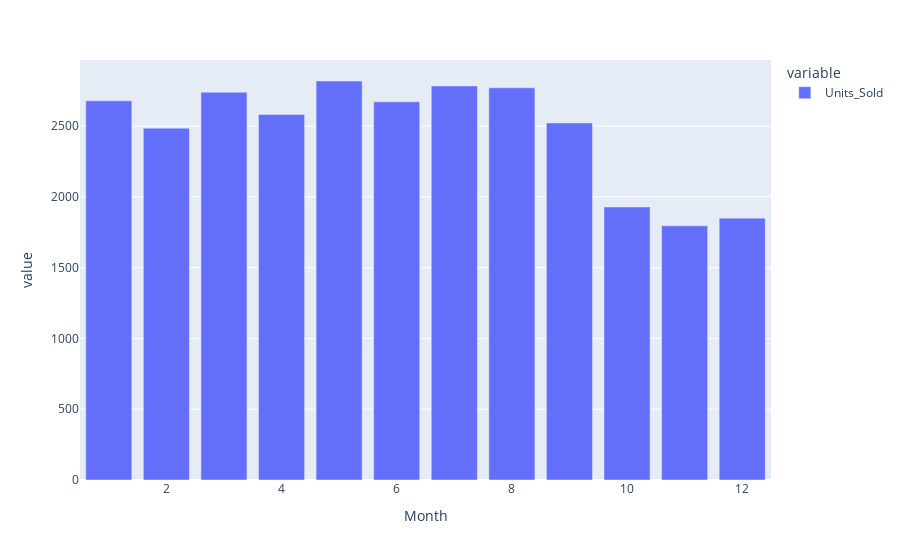

Source (notebook cell):
### Markdown cell above
# Units Sold por Mês

### Code cell
df_units_month = df.groupby('Month')[['Units_Sold']].sum().sort_values('Units_Sold')
px.bar(data_frame=df_units_month)

### Figure 1 — Plotly figure (JSON) as saved in the notebook; plotly's stock layout.template omitted (floating-point values rounded to 4 significant figures)
{"data": [{"alignmentgroup": "True", "hovertemplate": "variable=Units_Sold<br>Month=%{x}<br>value=%{y}<extra></extra>", "legendgroup": "Units_Sold", "marker": {"color": "#636efa", "pattern": {"shape": ""}}, "name": "Units_Sold", "offsetgroup": "Units_Sold", "orientation": "v", "showlegend": true, "textposition": "auto", "type": "bar", "x": [11, 12, 10, 2, 9, 4, 6, 1, 3, 8, 7, 5], "xaxis": "x", "y": [1796, 1850, 1929, 2486, 2523, 2582, 2672, 2679, 2740, 2771, 2784, 2819], "yaxis": "y"}], "layout": {"barmode": "relative", "legend": {"title": {"text": "variable"}, "tracegroupgap": 0}, "margin": {"t": 60}, "xaxis": {"anchor": "y", "domain": [0, 1], "title": {"text": "Month"}}, "yaxis": {"anchor": "x", "domain": [0, 1], "title": {"text": "value"}}}}
